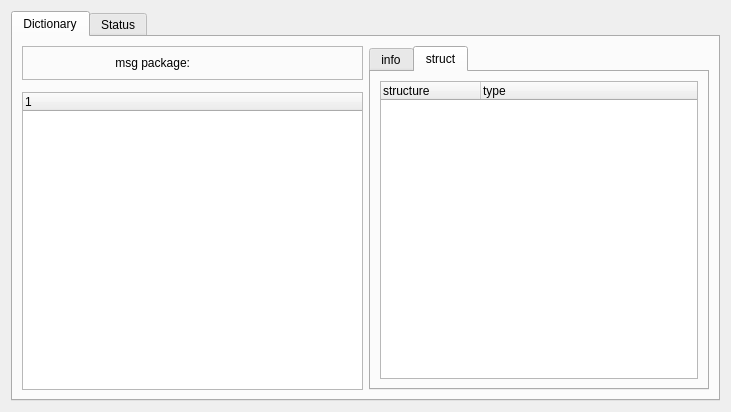
<?xml version="1.0" encoding="UTF-8"?>
<ui version="4.0">
 <class>BridgeDictionaryWidget</class>
 <widget class="QWidget" name="BridgeDictionaryWidget">
  <property name="geometry">
   <rect>
    <x>0</x>
    <y>0</y>
    <width>731</width>
    <height>412</height>
   </rect>
  </property>
  <property name="windowTitle">
   <string>FSW ROS2 Bridge Dictionary</string>
  </property>
  <layout class="QVBoxLayout" name="verticalLayout">
   <item>
    <widget class="QTabWidget" name="statusWidget">
     <property name="currentIndex">
      <number>0</number>
     </property>
     <widget class="QWidget" name="dictTab">
      <attribute name="title">
       <string>Dictionary</string>
      </attribute>
      <layout class="QGridLayout" name="gridLayout">
       <item row="2" column="0">
        <widget class="QTreeWidget" name="msg_tree_widget">
         <property name="selectionBehavior">
          <enum>QAbstractItemView::SelectItems</enum>
         </property>
         <column>
          <property name="text">
           <string notr="true">1</string>
          </property>
         </column>
        </widget>
       </item>
       <item row="0" column="0">
        <widget class="QFrame" name="frame">
         <property name="frameShape">
          <enum>QFrame::StyledPanel</enum>
         </property>
         <property name="frameShadow">
          <enum>QFrame::Raised</enum>
         </property>
         <layout class="QHBoxLayout" name="horizontalLayout">
          <item>
           <widget class="QLabel" name="label">
            <property name="text">
             <string>msg package:</string>
            </property>
            <property name="alignment">
             <set>Qt::AlignRight|Qt::AlignTrailing|Qt::AlignVCenter</set>
            </property>
           </widget>
          </item>
          <item>
           <widget class="QLabel" name="msg_pkg_label">
            <property name="text">
             <string/>
            </property>
           </widget>
          </item>
         </layout>
        </widget>
       </item>
       <item row="0" column="1" rowspan="3">
        <widget class="QTabWidget" name="tabWidget">
         <property name="currentIndex">
          <number>1</number>
         </property>
         <widget class="QWidget" name="tab_2">
          <attribute name="title">
           <string>info</string>
          </attribute>
          <layout class="QHBoxLayout" name="horizontalLayout_2">
           <item>
            <widget class="QTextEdit" name="msg_info_text"/>
           </item>
          </layout>
         </widget>
         <widget class="QWidget" name="tab">
          <attribute name="title">
           <string>struct</string>
          </attribute>
          <layout class="QHBoxLayout" name="horizontalLayout_3">
           <item>
            <widget class="QTreeWidget" name="msg_struct_tree">
             <column>
              <property name="text">
               <string>structure</string>
              </property>
             </column>
             <column>
              <property name="text">
               <string>type</string>
              </property>
             </column>
            </widget>
           </item>
          </layout>
         </widget>
        </widget>
       </item>
      </layout>
     </widget>
     <widget class="QWidget" name="statusTab">
      <attribute name="title">
       <string>Status</string>
      </attribute>
      <widget class="QTreeWidget" name="topics_tree_widget">
       <property name="geometry">
        <rect>
         <x>10</x>
         <y>13</y>
         <width>713</width>
         <height>341</height>
        </rect>
       </property>
       <property name="contextMenuPolicy">
        <enum>Qt::CustomContextMenu</enum>
       </property>
       <property name="toolTip">
        <string>Right click on item for more options.</string>
       </property>
       <property name="dragEnabled">
        <bool>true</bool>
       </property>
       <property name="dragDropMode">
        <enum>QAbstractItemView::DragOnly</enum>
       </property>
       <property name="sortingEnabled">
        <bool>true</bool>
       </property>
       <column>
        <property name="text">
         <string>Topic</string>
        </property>
       </column>
       <column>
        <property name="text">
         <string>Type</string>
        </property>
       </column>
       <column>
        <property name="text">
         <string>Bandwidth</string>
        </property>
       </column>
       <column>
        <property name="text">
         <string>Hz</string>
        </property>
       </column>
       <column>
        <property name="text">
         <string>Value</string>
        </property>
       </column>
       <column>
        <property name="text">
         <string>MsgOrder</string>
        </property>
       </column>
      </widget>
     </widget>
    </widget>
   </item>
  </layout>
 </widget>
 <resources/>
 <connections/>
</ui>
